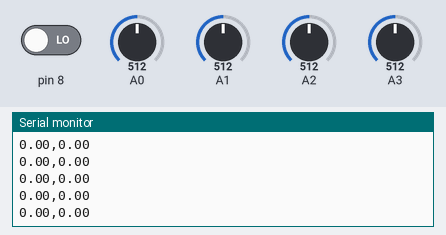
A sketch run on a simulated Arduino Uno, built with avr-gcc and run on an emulated ATmega328P. Parts: the last lines printed to the serial monitor. Inputs (shaded band) come from the test bench; at power-on: A0 = 512, A1 = 512, A3 = 512, A2 = 512, pin 8 LOW.

Above: at 1.2 s.
1.3 s: A0 set to 716
At 1.35 s:
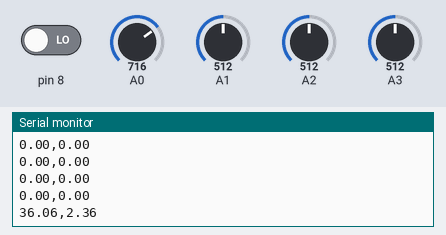
2.8 s: A1 set to 716
At 2.8 s:
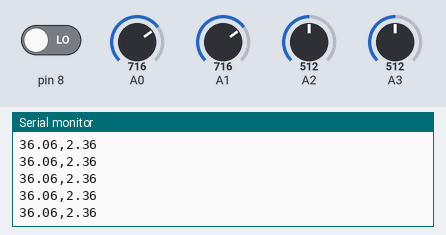
4.3 s: A3 set to 716
At 4.3 s:
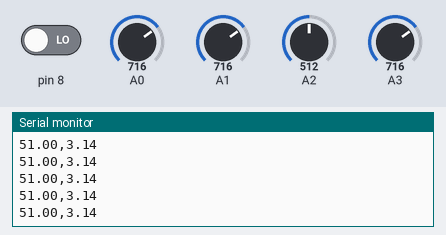
5.8 s: A2 set to 306
At 5.84 s:
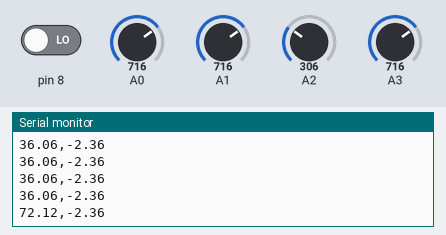
7.3 s: A0 set to 992
At 7.34 s:
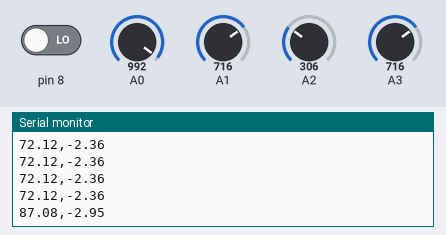
8.8 s: A1 set to 992
At 8.84 s:
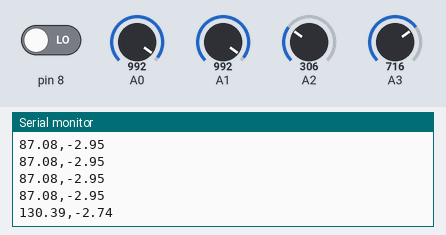
Timing chart, 0 to 11.3 s (numbered marks = the images above; inputs shaded):
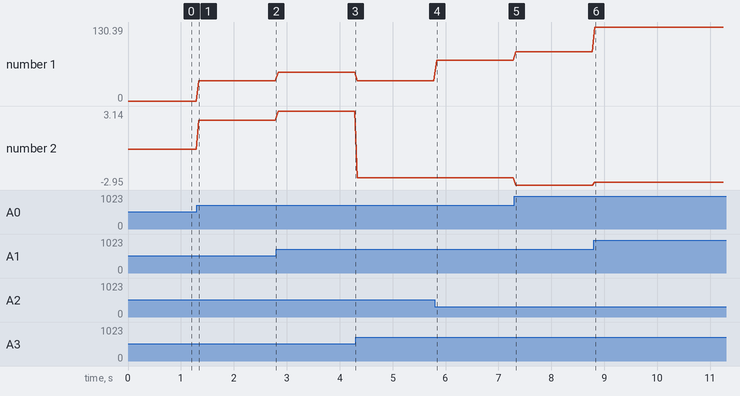

The sketch:

Light_Gradient_Serial.ino
```cpp
/*Light gradient detector
  Tomas de-Camino-Beck

detects de direction of the dark/brigth side
using 4 photoresistors
configured in a square,
top:    A1, A3
bottom: A0, A2
 */

#include <math.h>


int s1,s2,s3,s4;

int min = 1023;
int max = 0;
int switchState = 0;

float dx = 0;
float dy = 0;

void setup()
{
  Serial.begin(9600);
  //push button for calibration
  pinMode(8,INPUT);
}


void loop(){
  switchState = digitalRead(8);
  //if(switchState==0){
    //get the readings
    s1 = getValue(A0);
    s2 = getValue(A1);
    s3 = getValue(A2);
    s4 = getValue(A3);
    //calculate x and y direction gradients
    dx = s4 - s3 + 0.5*(s3 - s4 + s2 - s1);
    dy = s1 - s3 + 0.5*(s3 - s4 + s2 - s1);
    //Calculation of magnitude and angle to send over serial
    //magnitude
    Serial.print(sqrt(sq(dx)+sq(dy)));
    Serial.print(",");
    //angle in radians
    //To point to light
    //Serial.println(atan2(dx,dy)+PI);
    //To point to shadow
    Serial.println(atan2(dx,dy));
 // }
  //calibrate light conditions pressing the button
  //send 0s in the meantime
 // else {
  //  calibrate();
  //  Serial.println("0,0");
  //}
  delay(50);


}

//Calibrate light conditions using A0 and A3
//Press the button an cover sensor A3
void calibrate(){
  int l0 =analogRead(A0);
  int l1 =analogRead(A3);
  if(l0>max){
    max = l0;
  }
  if(l1<min){
    min = l1;
  }
}

//function that maps to a more stable scale
int getValue(int pin){
  int val = analogRead(pin);
  val = map(val,min,max,0,255);
  val =  constrain(val,0,255);
  return(val);
}
```

Measured:
- after the input at 1.3 s, the serial monitor: prints a new line at once (image 1)
- after the input at 5.8 s, the serial monitor: prints a new line at once (image 4)
- after the input at 7.3 s, the serial monitor: prints a new line at once (image 5)
- after the input at 8.8 s, the serial monitor: prints a new line at once (image 6)
- plotted number 1: 0 → 36.06 after the input at 1.3 s, 36.06 → 51 after the input at 2.8 s, 36.06 → 72.12 after the input at 5.8 s, 72.12 → 87.08 after the input at 7.3 s, 87.08 → 130.39 after the input at 8.8 s
- plotted number 2: 0 → 2.36 after the input at 1.3 s, 2.36 → 3.14 after the input at 2.8 s, 3.14 → -2.36 after the input at 4.3 s, -2.36 → -2.95 after the input at 7.3 s, -2.95 → -2.74 after the input at 8.8 s
